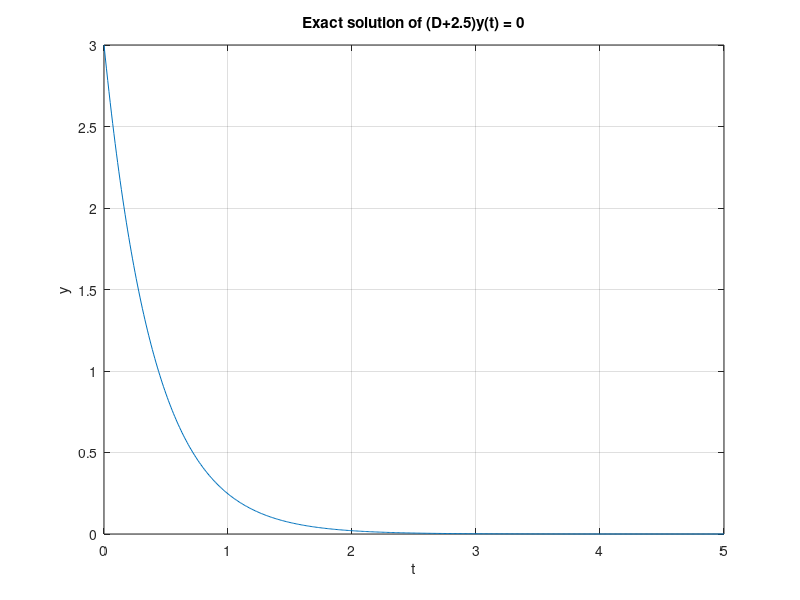

The MATLAB source for this figure:

x = 0:0.01:5;
y = 3 * exp(-2.5 * x);
figure;
plot(x, y)
xlabel('t');
ylabel('y');
title('Exact solution of (D+2.5)y(t) = 0');
grid on;

saveas(gcf, 'exact_1.png');
